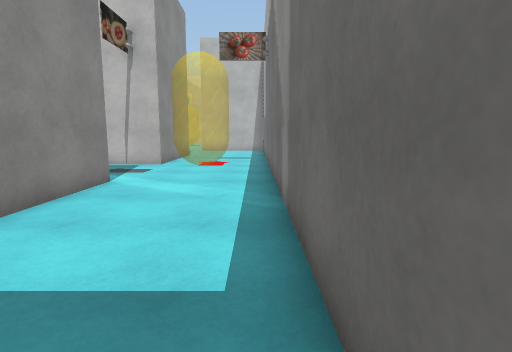
[1] (above)

16 first-person views from a walk through a 3-D level made in the Unity game engine. The camera is 1.3 m above the floor, tilts 8° down and sees 80° across. The floor is counted in squares, 1 m on a side. Each view is taken from the middle of a square. On the plan, view 1 faces up. The plan holds only what a view shows up to about 14 squares ahead; the rest is blank. The place goes on beyond the plan. The player is left out. Some surface patterns are stand-ins.

[2]
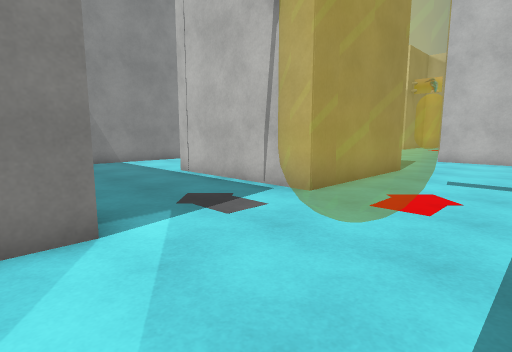

[3]
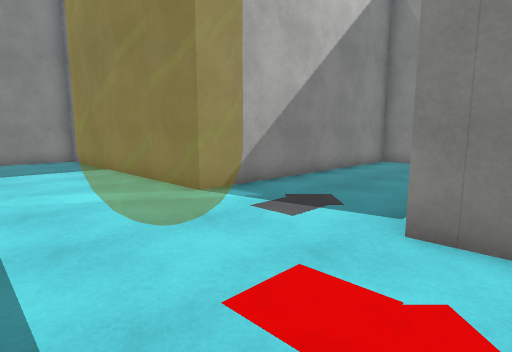

[4]
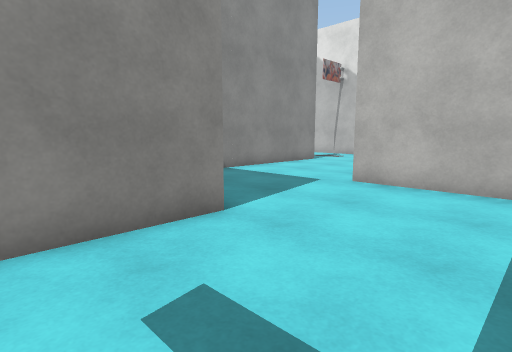

[5]
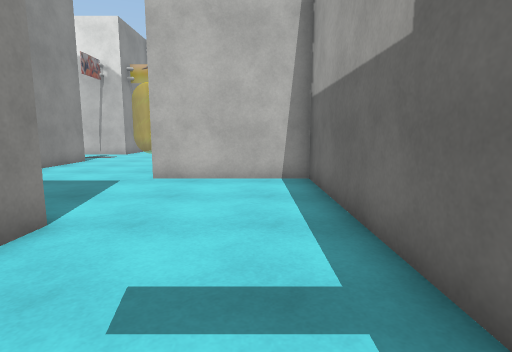

[6]
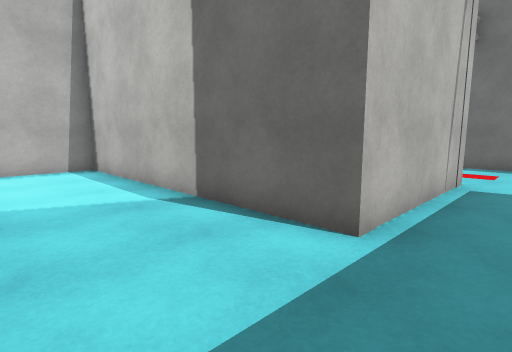

[7]
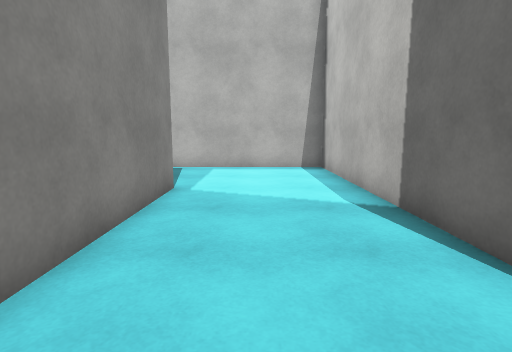

[8]
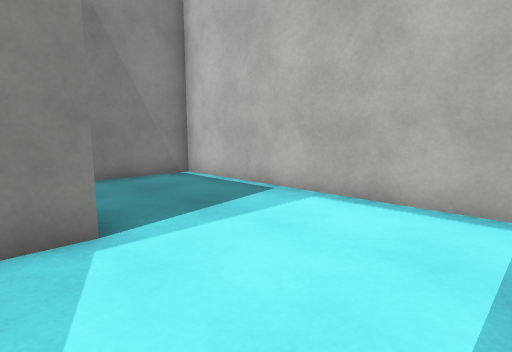

[9]
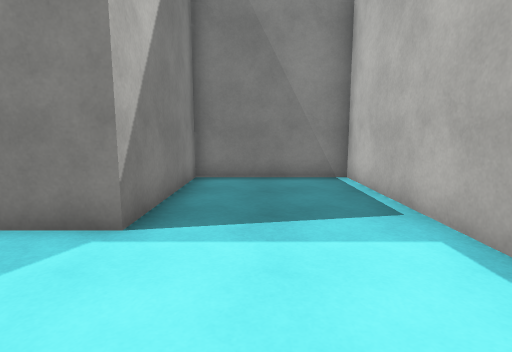

[10]
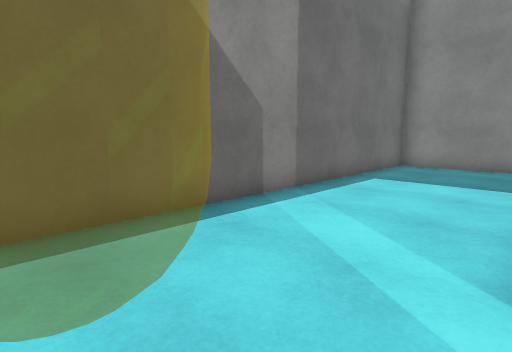

[11]
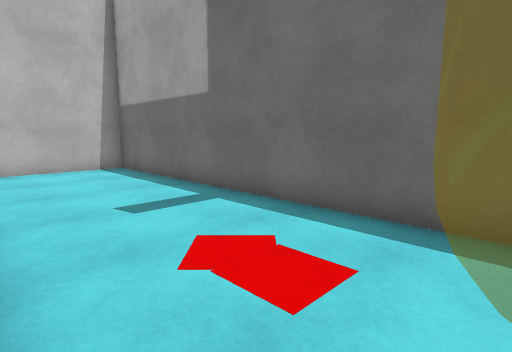

[12]
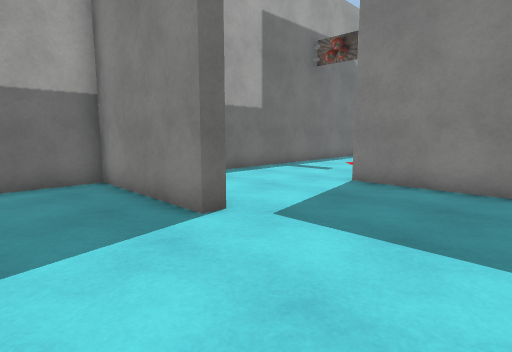

[13]
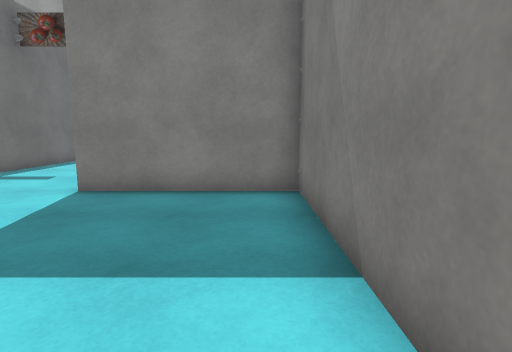

[14]
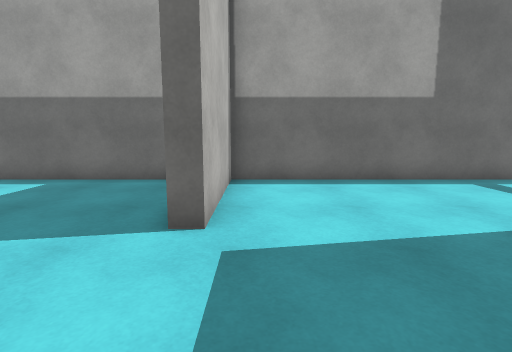

[15]
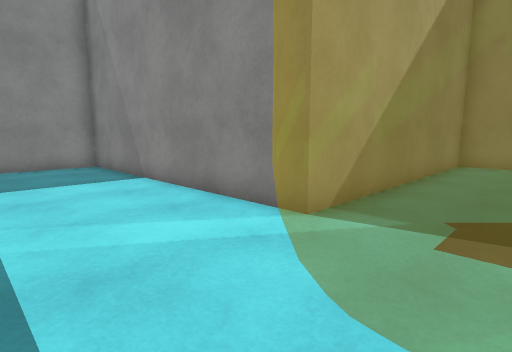

[16]
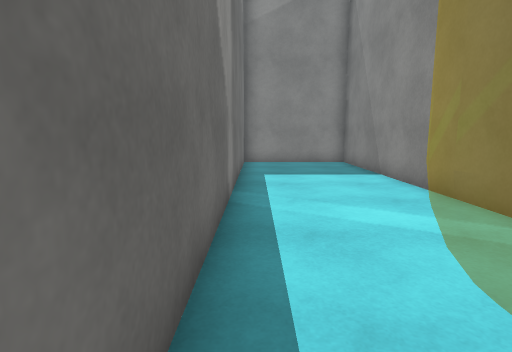

### Floor plan
Points are (right, up) in squares from view 1. A wall is a line through its corners. A room is listed if a view was taken in it or the views show most of it. See-through windows are left out.
Room 1 (views 1, 2, 3, 4, 5, 6, 7, 8, 9, 10, 11, 12, 13, 14, 15, 16)
walls: (-9, 26.5) (-9, 18.2) (-4, 18.2) (-4, 12.7) (-9.5, 12.7) (-9.5, 22.7) (-19, 22.7) (-19, 18.2) (-14, 18.2) (-14, 8.2) (-4, 8.2) (-4, -1.8) (0.5, -1.8) (0.5, 22.7) (-4, 22.7) (-4, 23.2) (0.5, 23.2) (0.5, 26.5)

Positions as (right, up) in squares from view 1, and headings:
1: (0, 0), facing up
2: (0, 7), facing up-left
3: (0, 14), facing down-left
4: (0, 15), facing up-left
5: (-1, 14), facing up
6: (-13, 11), facing up-right
7: (-12, 11), facing up
8: (-10, 17), facing up-left
9: (-10, 20), facing left
10: (-4, 11), facing down-right
11: (-4, 11), facing up-right
12: (-8, 26), facing down-right
13: (-8, 25), facing down
14: (-8, 22), facing right
15: (0, 11), facing down-left
16: (0, 12), facing down
